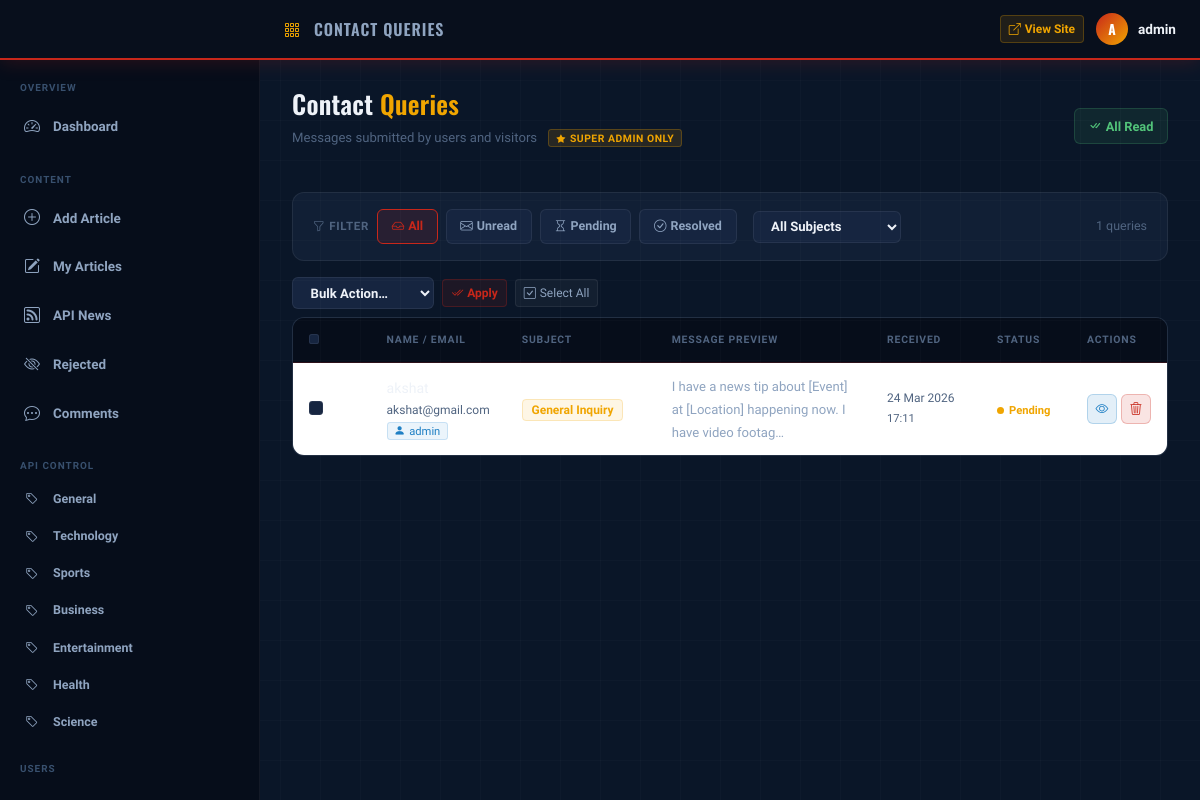
/admin/queries (signed in), run on the app's committed database.
### database.py (models this page shows, shortened)
class User(UserMixin, db.Model):
    id            = db.Column(db.Integer, primary_key=True)
    username      = db.Column(db.String(80),  unique=True, nullable=False)
    email         = db.Column(db.String(120), unique=True, nullable=False)
    password_hash = db.Column(db.String(256), nullable=False)
    is_admin      = db.Column(db.Boolean, default=False)
    is_super_admin= db.Column(db.Boolean, default=False)  # only 1 super admin, can manage sub-admins
    is_active     = db.Column(db.Boolean, default=True)
    profile_pic   = db.Column(db.String(500), nullable=True)
    bio           = db.Column(db.String(300), nullable=True)
    joined_at     = db.Column(db.DateTime, default=datetime.utcnow)
    bookmarks     = db.relationship('Bookmark', backref='user', lazy=True, cascade='all, delete-orphan')

class ContactQuery(db.Model):
    id          = db.Column(db.Integer, primary_key=True)
    name        = db.Column(db.String(120), nullable=False)
    email       = db.Column(db.String(120), nullable=False)
    subject     = db.Column(db.String(100), nullable=False)
    message     = db.Column(db.Text, nullable=False)
    submitted_at= db.Column(db.DateTime, default=datetime.utcnow)
    is_read     = db.Column(db.Boolean, default=False)
    is_resolved = db.Column(db.Boolean, default=False)
    admin_note  = db.Column(db.Text, nullable=True)       # internal note by admin
    user_id     = db.Column(db.Integer, db.ForeignKey('user.id'), nullable=True)  # null if guest
    user        = db.relationship('User', backref='contact_queries', foreign_keys=[user_id])

### app.py (the view)
@app.route('/admin/queries')
@login_required
def admin_queries():
    require_super_admin()
    status   = request.args.get('status', 'all')   # all | unread | resolved
    subject  = request.args.get('subject', 'all')
    page     = request.args.get('page', 1, type=int)
    q = ContactQuery.query
    if status == 'unread':   q = q.filter_by(is_read=False)
    if status == 'resolved': q = q.filter_by(is_resolved=True)
    if status == 'pending':  q = q.filter_by(is_resolved=False)
    if subject != 'all':     q = q.filter_by(subject=subject)
    queries = q.order_by(ContactQuery.submitted_at.desc()).paginate(page=page, per_page=15, error_out=False)
    unread_count = ContactQuery.query.filter_by(is_read=False).count()
    return render_template('admin/queries.html',
                           queries=queries, unread_count=unread_count,
                           status=status, subject_filter=subject)

### templates/admin/queries.html (shortened to what this page needs)
{% extends "admin/base_admin.html" %}
{% block page_title %}Contact Queries{% endblock %}
{% block content %}
<div class="admin-page-header">
    <div>
        <h2 class="admin-page-title">Contact <span>Queries</span></h2>
        <p style="color:var(--text-muted);font-size:0.82rem;margin-top:2px;">
            Messages submitted by users and visitors
            <span style="background:rgba(240,165,0,0.12);border:1px solid rgba(240,165,0,0.25);color:var(--gold);font-size:0.65rem;font-weight:700;padding:0.1rem 0.45rem;border-radius:3px;text-transform:uppercase;letter-spacing:0.05em;margin-left:8px;vertical-align:middle;">
                <i class="bi bi-star-fill me-1" style="font-size:0.55rem;"></i>Super Admin Only
            </span>
        </p>
    </div>
    <div class="d-flex gap-2 align-items-center">
        {% if unread_count > 0 %}
        <span style="background:rgba(200,39,26,0.15);border:1px solid rgba(200,39,26,0.3);color:var(--red);font-size:0.8rem;font-weight:700;padding:0.4rem 0.85rem;border-radius:6px;">
            <i class="bi bi-envelope-fill me-1"></i>{{ unread_count }} Unread
        </span>
        {% else %}
        <span style="background:rgba(82,196,122,0.1);border:1px solid rgba(82,196,122,0.2);color:#52c47a;font-size:0.8rem;font-weight:700;padding:0.4rem 0.85rem;border-radius:6px;">
            <i class="bi bi-check-all me-1"></i>All Read
        </span>
        {% endif %}
    </div>
</div>
<div class="admin-filter-bar mb-3">
    <form method="GET" action="{{ url_for('admin_queries') }}" class="d-flex flex-wrap gap-2 align-items-center w-100" id="qFilterForm">
        <span style="font-size:0.72rem;font-weight:700;color:var(--text-muted);text-transform:uppercase;letter-spacing:0.06em;">
            <i class="bi bi-funnel me-1"></i>Filter
        </span>
        {% for val, label, icon in [('all','All','bi-inbox'),('unread','Unread','bi-envelope'),('pending','Pending','bi-hourglass'),('resolved','Resolved','bi-check-circle')] %}
        <a href="{{ url_for('admin_queries', status=val, subject=subject_filter) }}"
           style="font-size:0.78rem;font-weight:700;padding:0.38rem 0.85rem;border-radius:6px;border:1px solid {{ 'var(--red)' if status==val else 'var(--navy-border)' }};background:{{ 'rgba(200,39,26,0.12)' if status==val else 'var(--bg-surface)' }};color:{{ 'var(--red)' if status==val else 'var(--text-secondary)' }};text-decoration:none;transition:var(--transition);">
            <i class="bi {{ icon }} me-1"></i>{{ label }}
        </a>
        {% endfor %}
        <select name="subject" class="filter-select ms-2" onchange="document.getElementById('qFilterForm').submit()">
            <option value="all" {{ 'selected' if subject_filter=='all' }}>All Subjects</option>
        </select>
        <span style="margin-left:auto;color:var(--text-muted);font-size:0.78rem;">
            {{ queries.total }} queries
        </span>
    </form>
</div>
<form method="POST" action="{{ url_for('admin_bulk_queries') }}" id="bulkQForm">
    <div class="d-flex align-items-center gap-2 mb-2">
        <select name="bulk_action" class="filter-select">
            <option value="">Bulk Action…</option>
        </select>
        <button type="submit" class="btn btn-sm"
                style="background:rgba(200,39,26,0.1);border:1px solid rgba(200,39,26,0.25);color:var(--red);font-weight:700;font-size:0.75rem;"
                onclick="return confirm('Apply bulk action?')">
            <i class="bi bi-check2-all me-1"></i>Apply
        </button>
        <button type="button" class="btn btn-sm"
                style="background:rgba(255,255,255,0.04);border:1px solid var(--navy-border);color:var(--text-secondary);font-size:0.75rem;"
                onclick="document.querySelectorAll('.qcheck').forEach(c=>c.checked=document.getElementById('qCheckAll').checked)">
            <i class="bi bi-check-square me-1"></i>Select All
        </button>
    </div>
    <div class="admin-news-table">
        {% if queries.items %}
        <div class="table-responsive">
            <table class="table ant mb-0">
                <thead>
                    <tr>
                        <th width="36"><input type="checkbox" class="form-check-input" id="qCheckAll" onchange="document.querySelectorAll('.qcheck').forEach(c=>c.checked=this.checked)"></th>
                        <th width="14"></th>
                        <th>Name / Email</th>
                        <th width="150">Subject</th>
                        <th>Message Preview</th>
                        <th width="110">Received</th>
                        <th width="90">Status</th>
                        <th width="80">Actions</th>
                    </tr>
                </thead>
                <tbody>
                    {% for q in queries.items %}
                    <tr style="{{ 'opacity:0.65;' if q.is_resolved else '' }}">
                        <td><input type="checkbox" class="form-check-input qcheck" name="selected_ids" value="{{ q.id }}"></td>
                        <td>
                        </td>
                        <td>
                            <div style="font-weight:{{ '700' if not q.is_read else '500' }};font-size:0.88rem;color:var(--text-primary);">{{ q.name }}</div>
                            <div style="font-size:0.75rem;color:var(--text-muted);">{{ q.email }}</div>
                            {% if q.user %}
                            <div style="font-size:0.7rem;margin-top:2px;">
                                <span style="background:rgba(58,143,212,0.1);border:1px solid rgba(58,143,212,0.2);color:var(--sky-blue);padding:0.1rem 0.4rem;border-radius:3px;">
                                    <i class="bi bi-person-fill me-1"></i>{{ q.user.username }}
                                </span>
                            </div>
                            {% else %}
                            <div style="font-size:0.7rem;margin-top:2px;">
                                <span style="background:rgba(255,255,255,0.04);border:1px solid var(--navy-border);color:var(--text-muted);padding:0.1rem 0.4rem;border-radius:3px;">Guest</span>
                            </div>
                            {% endif %}
                        </td>
                        <td>
                            <span style="font-size:0.75rem;font-weight:700;background:rgba(240,165,0,0.1);border:1px solid rgba(240,165,0,0.2);color:var(--gold);padding:0.2rem 0.55rem;border-radius:4px;">
                                {{ q.subject }}
                            </span>
                        </td>
                        <td>
                            <span style="font-size:0.82rem;color:var(--text-secondary);">
                                {{ q.message[:80] }}{% if q.message|length > 80 %}…{% endif %}
                            </span>
                        </td>
                        <td style="color:var(--text-muted);font-size:0.75rem;white-space:nowrap;">
                            {{ q.submitted_at.strftime('%d %b %Y') }}<br>
                            <span style="font-size:0.7rem;">{{ q.submitted_at.strftime('%H:%M') }}</span>
                        </td>
                        <td>
                            {% if q.is_resolved %}
                            <span style="font-size:0.7rem;font-weight:700;color:#52c47a;">
                                <span class="status-dot dot-approved"></span>Resolved
                            </span>
                            {% else %}
                            <span style="font-size:0.7rem;font-weight:700;color:var(--gold);">
                                <span class="status-dot" style="background:var(--gold);display:inline-block;width:7px;height:7px;border-radius:50%;margin-right:5px;"></span>Pending
                            </span>
                            {% endif %}
                        </td>
                        <td>
                            <div class="d-flex gap-1">
                                <a href="{{ url_for('admin_view_query', query_id=q.id) }}" class="btn-action btn-edit" title="View & Reply">
                                    <i class="bi bi-eye"></i>
                                </a>
                                <form method="POST" action="{{ url_for('admin_delete_query', query_id=q.id) }}" style="display:inline;"
                                      onsubmit="return confirm('Delete this query?')">
                                    <button type="submit" class="btn-action btn-delete" title="Delete">
                                        <i class="bi bi-trash3"></i>
                                    </button>
                                </form>
                            </div>
                        </td>
                    </tr>
                    {% endfor %}
                </tbody>
            </table>
        </div>
        {% else %}
        <div class="text-center py-5">
            <i class="bi bi-inbox" style="font-size:3rem;color:var(--text-muted);"></i>
            <h6 class="mt-3" style="color:var(--text-secondary);">No queries found</h6>
            <p style="color:var(--text-muted);font-size:0.85rem;">No contact messages match this filter.</p>
        </div>
        {% endif %}
    </div>
</form>
{% endblock %}

### templates/admin/base_admin.html (shortened to what this page needs)
<!DOCTYPE html>
<html lang="en">
<head>
    <link href="https://cdn.jsdelivr.net/npm/bootstrap@5.3.2/dist/css/bootstrap.min.css" rel="stylesheet">
    <link href="https://cdn.jsdelivr.net/npm/bootstrap-icons@1.11.0/font/bootstrap-icons.css" rel="stylesheet">
    <link rel="stylesheet" href="{{ url_for('static', filename='css/style.css') }}">
</head>
<body>
<div class="admin-topbar-brand">
    <span class="brand-news">News</span><span class="brand-stream">Stream</span>
    <span class="admin-badge">Admin</span>
</div>
<div class="admin-topbar">
    <div class="topbar-title">
        <i class="bi bi-grid-3x3-gap me-2" style="color:var(--gold);"></i>
        {% block page_title %}Dashboard{% endblock %}
    </div>
    <div class="topbar-actions">
        <a href="{{ url_for('index') }}" class="btn btn-sm" target="_blank"
           style="background:rgba(240,165,0,0.1);border:1px solid rgba(240,165,0,0.25);color:var(--gold);font-size:0.75rem;font-weight:700;">
            <i class="bi bi-box-arrow-up-right me-1"></i>View Site
        </a>
        <div class="topbar-user">
            <div class="topbar-avatar">{{ current_user.username[0]|upper }}</div>
            <span style="color:var(--text-primary);">{{ current_user.username }}</span>
        </div>
    </div>
</div>
<aside class="admin-sidebar">
    <div class="sidebar-section-label">Overview</div>
    <a href="{{ url_for('admin') }}" class="admin-nav-item {{ 'active' if request.endpoint == 'admin' else '' }}">
        <i class="bi bi-speedometer2"></i> Dashboard
    </a>
    <div class="sidebar-section-label">Content</div>
    <a href="{{ url_for('admin_add_news') }}" class="admin-nav-item {{ 'active' if request.endpoint == 'admin_add_news' else '' }}">
        <i class="bi bi-plus-circle"></i> Add Article
    </a>
    <a href="{{ url_for('admin') }}?type=admin" class="admin-nav-item">
        <i class="bi bi-pencil-square"></i> My Articles
    </a>
    <a href="{{ url_for('admin') }}?type=api" class="admin-nav-item">
        <i class="bi bi-rss"></i> API News
    </a>
    <a href="{{ url_for('admin') }}?status=rejected" class="admin-nav-item">
        <i class="bi bi-eye-slash"></i> Rejected
    </a>
    <a href="{{ url_for('admin_comments') }}" class="admin-nav-item {{ 'active' if request.endpoint in ['admin_comments'] else '' }}">
        <i class="bi bi-chat-dots"></i> Comments
    </a>
    <div class="sidebar-section-label">API Control</div>
    {% for cat in ['general','technology','sports','business','entertainment','health','science'] %}
    <a href="{{ url_for('admin') }}?category={{ cat }}" class="admin-nav-item" style="padding-top:0.5rem;padding-bottom:0.5rem;">
        <i class="bi bi-tag" style="font-size:0.8rem;"></i>
        <span style="font-size:0.78rem;">{{ cat|title }}</span>
    </a>
    {% endfor %}
    <div class="sidebar-section-label">Users</div>
    <a href="{{ url_for('admin_users') }}" class="admin-nav-item {{ 'active' if request.endpoint == 'admin_users' else '' }}">
        <i class="bi bi-people"></i> Manage Users
    </a>
</aside>
<main class="admin-main">
    <div class="admin-content">
        {% block content %}{% endblock %}
    </div>
</main>
</body>
</html>

### data on the page
User: username "A", username "admin"
ContactQuery: email "akshat@gmail.com", user.username "admin", subject "General Inquiry", message "I have a news tip about [Event] at [Location] happening now. I have video footag", submitted_at "24 Mar 2026", submitted_at "17:11", is_resolved False (drawn)

### other printed values
{{ cat|title }} "General" "Technology" "Sports" "Business" "Entertainment" "Health" "Science"
{{ label }} "All" "Unread" "Pending" "Resolved"
{{ queries.total }} "1"
